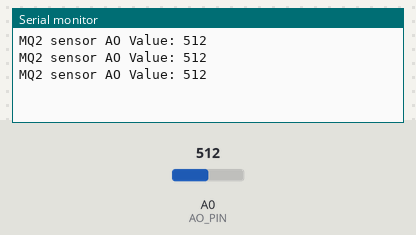
A sketch run on a simulated Arduino Uno, built with avr-gcc and run on an emulated ATmega328P. Parts: the last lines printed to the serial monitor. The test bench sets the inputs (shaded band); at power-on: A0 (AO_PIN) = 512.

Above: at 1.3 s.
1.4 s: A0 (AO_PIN) set to 716
At 1.9 s:
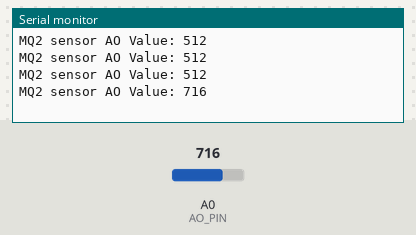
2.9 s: A0 (AO_PIN) set to 900
At 3.4 s:
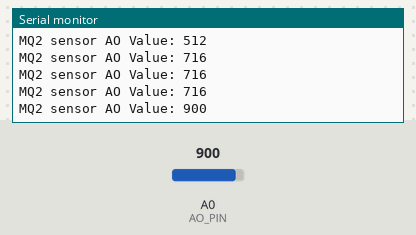
Timing chart, 0 to 5.9 s (numbered marks = the images above; inputs shaded):
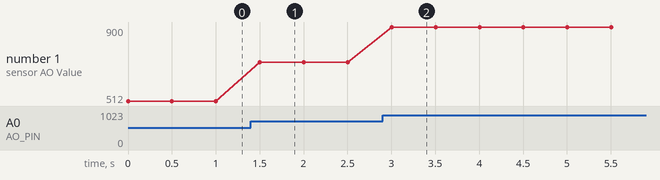

The sketch:

MQ2_GAS_SENSOR_AO_PIN.ino
```cpp
/*
You must warm up the MQ2 Sensor before using it for 5-10 mins by connecting 5V and GND
*/

#define AO_PIN A0


void setup() {
  // put your setup code here, to run once:
  Serial.begin(9600);
}

void loop() {
  // put your main code here, to run repeatedly:

  int gasValue = analogRead(AO_PIN);

  Serial.print("MQ2 sensor AO Value: ");
  Serial.println(gasValue);
  delay(500);
}
```

Measured:
- after the input at 1.4 s, the serial monitor: prints a new line after 0.10 s (image 1)
- after the input at 2.9 s, the serial monitor: prints a new line after 0.10 s (image 2)
- plotted number 1: 512 → 716 after the input at 1.4 s, 716 → 900 after the input at 2.9 s
